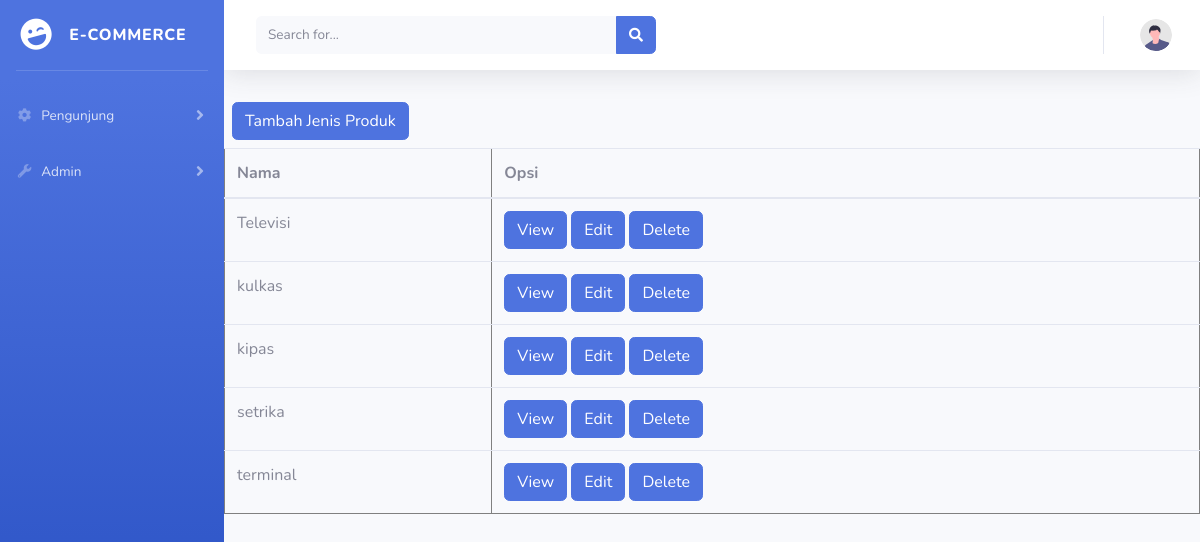
The app's page /daftar_jenis_produk.php with its own data.
### tables this page shows
CREATE TABLE `jenis_produk` (
  `id` int(11) NOT NULL,
  `nama` varchar(200) NOT NULL
);

### daftar_jenis_produk.php (the view, shortened to what this page needs)
<?php
require_once 'koneksi.php';
?>
<?php
$sql = "SELECT * FROM jenis_produk";
$rs = $dbh->query($sql);
?>
<!DOCTYPE html>
<html lang="en">
<head>
    <link href="vendor/fontawesome-free/css/all.min.css" rel="stylesheet" type="text/css">
    <link href="css/sb-admin-2.min.css" rel="stylesheet">
</head>
<body id="page-top">
    <div id="wrapper">
        <ul class="navbar-nav bg-gradient-primary sidebar sidebar-dark accordion" id="accordionSidebar">
            <a class="sidebar-brand d-flex align-items-center justify-content-center" href="index.php">
                <div class="sidebar-brand-icon rotate-n-15">
                    <i class="fas fa-laugh-wink"></i>
                </div>
                <div class="sidebar-brand-text mx-3">E-Commerce</div>
            </a>
            <hr class="sidebar-divider">
            <li class="nav-item">
                <a class="nav-link collapsed" href="#" data-toggle="collapse" data-target="#collapseTwo" aria-expanded="true" aria-controls="collapseTwo">
                    <i class="fas fa-fw fa-cog"></i>
                    <span>Pengunjung</span>
                </a>
            </li>
            <li class="nav-item">
                <a class="nav-link collapsed" href="#" data-toggle="collapse" data-target="#collapseUtilities" aria-expanded="true" aria-controls="collapseUtilities">
                    <i class="fas fa-fw fa-wrench"></i>
                    <span>Admin</span>
                </a>
            </li>
        </ul>
        <div id="content-wrapper" class="d-flex flex-column">
            <div id="content">
                <nav class="navbar navbar-expand navbar-light bg-white topbar mb-4 static-top shadow">
                    <form class="d-none d-sm-inline-block form-inline mr-auto ml-md-3 my-2 my-md-0 mw-100 navbar-search">
                        <div class="input-group">
                            <input type="text" class="form-control bg-light border-0 small" placeholder="Search for..." aria-label="Search" aria-describedby="basic-addon2">
                            <div class="input-group-append">
                                <button class="btn btn-primary" type="button">
                                    <i class="fas fa-search fa-sm"></i>
                                </button>
                            </div>
                        </div>
                    </form>
                    <ul class="navbar-nav ml-auto">
                        <li class="nav-item dropdown no-arrow">
                            <a class="nav-link dropdown-toggle" href="#" id="userDropdown" role="button" data-toggle="dropdown" aria-haspopup="true" aria-expanded="false">
                                <img class="img-profile rounded-circle" src="img/undraw_profile.svg">
                            </a>
                        </li>
                    </ul>
                </nav>
                <a class="btn btn-primary" href="form_jenis_produk.php" role="button" style="margin: 0.5rem;">Tambah Jenis Produk</a>
                <table class="table" width="100%" border="1" cellspacing="2" cellpadding="2">
                    <thead>
                        <tr>
                            <th>Nama</th>
                            <th>Opsi</th>
                        </tr>
                    </thead>
                    <tbody>
                        <?php
                        foreach ($rs as $row) {
                        ?>
                            <tr>
                                <td><?= $row['nama'] ?></td>
                                <td>
                                    <a class="btn btn-primary" href="view_jenis_produk.php?id=<?= $row['id'] ?>">View</a>
                                    <a class="btn btn-primary" href="form_edit_jenis_produk.php?idedit=<?= $row['id'] ?>">Edit</a>
                                    <a class="btn btn-primary" href="delete_jenis_produk.php?iddel=<?= $row['id'] ?>" onclick="if(!confirm('Anda Yakin Hapus Data Produk <?= $row['nama'] ?>?')) {return false}">Delete</a>
                                </td>
                            </tr>
                        <?php
                        }
                        ?>
                    </tbody>
                </table>
            </div>
        </div>
    </div>
</body>
</html>

### records on screen
jenis_produk: nama "Televisi"
jenis_produk: nama "kulkas"
jenis_produk: nama "kipas"
jenis_produk: nama "setrika"
jenis_produk: nama "terminal"
